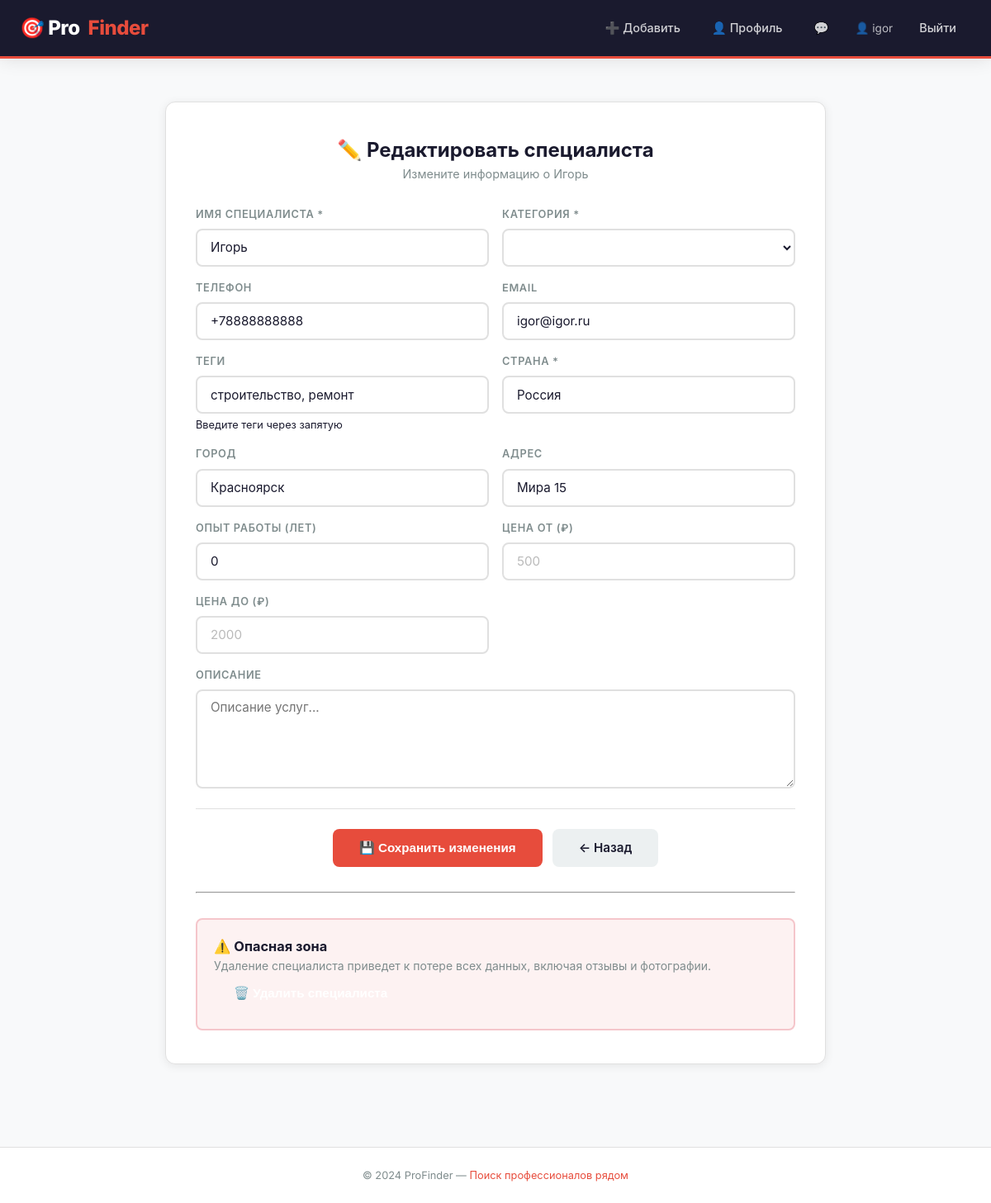
Page /provider/2/edit/ (signed in) on the committed database.
### users/models.py (models this page shows, shortened)
class User(AbstractUser):
    email = models.EmailField(unique=True)
    phone = models.CharField(max_length=20, blank=True, null=True)
    avatar = models.ImageField(
        upload_to=user_avatar_path,
        blank=True,
        null=True,
        verbose_name='Аватар'
    )
    is_active = models.BooleanField(default=True)
    last_login = models.DateTimeField(null=True, blank=True)
    created_at = models.DateTimeField(auto_now_add=True)
    telegram_id = models.BigIntegerField(
        null=True,
        blank=True,
        verbose_name='Telegram ID'
    )
    telegram_notifications = models.BooleanField(
        default=True,
        verbose_name='Уведомления в Telegram'
    )
    def get_unread_count(self):
        from chat.models import Message
        unread = 0
        for chat in self.get_all_chats():
            unread += chat.messages.filter(is_read=False).exclude(sender=self).count()
        return unread
    def get_all_chats(self):
        from chat.models import Chat
        return Chat.objects.filter(
            models.Q(user1=self) | models.Q(user2=self)
        ).order_by('-updated_at')
    def get_notifications(self):
        from chat.models import Message
        notifications = []
        for chat in self.get_all_chats():
            unread_messages = chat.messages.filter(
                is_read=False
            ).exclude(sender=self).order_by('-created_at')
        notifications.sort(key=lambda x: x['created_at'], reverse=True)
        return notifications[:20]

### providers/models.py (models this page shows, shortened)
class Provider(models.Model):
    full_name = models.CharField(max_length=100)
    category = models.CharField(max_length=50)
    phone = models.CharField(max_length=20, blank=True, null=True)
    email = models.EmailField(blank=True, null=True)
    address = models.CharField(max_length=200, blank=True, null=True)
    country = models.CharField(max_length=50)
    city = models.CharField(max_length=50, blank=True, null=True)
    rating = models.FloatField(default=0.0)
    description = models.TextField(blank=True, null=True)
    tags = models.TextField(blank=True, null=True)
    is_verified = models.BooleanField(default=False)
    is_active = models.BooleanField(default=True)
    created_by = models.ForeignKey(settings.AUTH_USER_MODEL, on_delete=models.CASCADE, related_name='providers')
    created_at = models.DateTimeField(auto_now_add=True)
    updated_at = models.DateTimeField(auto_now=True)
    experience_years = models.IntegerField(
        default=0,
        verbose_name='Опыт работы (лет)'
    )
    price_from = models.DecimalField(
        max_digits=10,
        decimal_places=2,
        null=True,
        blank=True,
        verbose_name='Цена от'
    )
    price_to = models.DecimalField(
        max_digits=10,
        decimal_places=2,
        null=True,
        blank=True,
        verbose_name='Цена до'
    )

### users/views.py (the view)
# urls.py: path('provider/<int:provider_id>/edit/', user_views.edit_provider, name='edit_provider'),
@login_required
def edit_provider(request, provider_id):
    provider = get_object_or_404(Provider, id=provider_id, created_by=request.user)
    if request.method == 'POST':
        form = ProviderEditForm(request.POST, instance=provider)
        if form.is_valid():
            form.save()
            messages.success(request, 'Информация о специалисте обновлена!')
            return redirect('provider_detail', provider_id=provider.id)
    else:
        form = ProviderEditForm(instance=provider)
    return render(request, 'edit_provider.html', {
        'form': form,
        'provider': provider,
        'categories': settings.CATEGORIES
    })

### users/context_processors.py (called while the page is built)
def notifications(request):
    unread_count = 0
    notifications_list = []
    if request.user.is_authenticated:
        try:
            unread_count = request.user.get_unread_count()
            notifications_list = request.user.get_notifications()
        except AttributeError:
            pass
    return {
        'unread_count': unread_count,
        'notifications_list': notifications_list
    }

### templates/edit_provider.html (shortened to what this page needs)
{% extends "base.html" %}
{% block content %}
<div class="edit-provider-container">
    <div class="edit-provider-card">
        <h2>✏️ Редактировать специалиста</h2>
        <p class="subtitle">Измените информацию о {{ provider.full_name }}</p>
        <form method="POST" action="{% url 'edit_provider' provider.id %}">
            <div class="form-grid">
                <div class="form-group">
                    <label for="{{ form.full_name.id_for_label }}">Имя специалиста *</label>
                    {{ form.full_name }}
                </div>
                <div class="form-group">
                    <label for="{{ form.category.id_for_label }}">Категория *</label>
                    {{ form.category }}
                </div>
                <div class="form-group">
                    <label for="{{ form.phone.id_for_label }}">Телефон</label>
                    {{ form.phone }}
                </div>
                <div class="form-group">
                    <label for="{{ form.email.id_for_label }}">Email</label>
                    {{ form.email }}
                </div>
                <div class="form-group">
                    <label for="{{ form.tags.id_for_label }}">Теги</label>
                    {{ form.tags }}
                    <small style="color: var(--text-muted); font-size: 0.8rem;">Введите теги через запятую</small>
                </div>
                <div class="form-group">
                    <label for="{{ form.country.id_for_label }}">Страна *</label>
                    {{ form.country }}
                </div>
                <div class="form-group">
                    <label for="{{ form.city.id_for_label }}">Город</label>
                    {{ form.city }}
                </div>
                <div class="form-group">
                    <label for="{{ form.address.id_for_label }}">Адрес</label>
                    {{ form.address }}
                </div>
                <div class="form-group">
                    <label for="{{ form.experience_years.id_for_label }}">Опыт работы (лет)</label>
                    {{ form.experience_years }}
                </div>
                <div class="form-group">
                    <label for="{{ form.price_from.id_for_label }}">Цена от (₽)</label>
                    {{ form.price_from }}
                </div>
                <div class="form-group">
                    <label for="{{ form.price_to.id_for_label }}">Цена до (₽)</label>
                    {{ form.price_to }}
                </div>
                <div class="form-group full-width">
                    <label for="{{ form.description.id_for_label }}">Описание</label>
                    {{ form.description }}
                </div>
            </div>
            <div class="form-actions">
                <button type="submit" class="btn btn-primary">💾 Сохранить изменения</button>
                <a href="{% url 'provider_detail' provider.id %}" class="btn btn-secondary">← Назад</a>
            </div>
        </form>
        <hr style="margin: 30px 0;">
        <div class="danger-zone">
            <h3 style="color: var(--hh-danger);">⚠️ Опасная зона</h3>
            <p style="color: var(--hh-gray);">Удаление специалиста приведет к потере всех данных, включая отзывы и фотографии.</p>
            <form method="POST" action="{% url 'delete_provider' provider.id %}" style="display: inline;">
                <button type="submit" class="btn btn-danger" onclick="return confirm('Вы уверены, что хотите удалить специалиста {{ provider.full_name }}? Это действие необратимо!')">
                    🗑️ Удалить специалиста
                </button>
            </form>
        </div>
    </div>
</div>
{% endblock %}

### templates/base.html (shortened to what this page needs)
<!DOCTYPE html>
<html lang="ru">
<head>
    {% load static %}
    <link rel="stylesheet" href="{% static 'css/style.css' %}">
</head>
<body>
    <nav class="navbar">
        <div class="nav-container">
            <div class="nav-brand">
                <a href="{% url 'index' %}">
                    🎯 Pro<span class="accent">Finder</span>
                </a>
            </div>
            <div class="nav-menu">
                {% if user.is_authenticated %}
                    <a href="{% url 'add_provider' %}" class="{% if request.resolver_match.url_name == 'add_provider' %}active{% endif %}">➕ Добавить</a>
                    <a href="{% url 'profile' %}" class="{% if request.resolver_match.url_name == 'profile' %}active{% endif %}">👤 Профиль</a>
                    <div class="notifications-wrapper">
                        <a href="#" class="notifications-btn" onclick="toggleNotifications(event)">
                            💬
                        </a>
                    </div>
                    <span class="user-name">👤 {{ user.username }}</span>
                    <a href="{% url 'logout' %}">Выйти</a>
                {% else %}
                    <a href="{% url 'login' %}" class="{% if request.resolver_match.url_name == 'login' %}active{% endif %}">Войти</a>
                    <a href="{% url 'register' %}" class="btn-nav">Регистрация</a>
                {% endif %}
            </div>
        </div>
    </nav>
    <div class="container">
        {% block content %}{% endblock %}
    </div>
    <footer>
        <p>© 2024 ProFinder — <span class="accent">Поиск профессионалов рядом</span></p>
    </footer>
</body>
</html>

### static/css/style.css (style rules this page uses)
* { margin: 0; padding: 0; box-sizing: border-box; }
:root { --hh-primary: #1a1a2e; --hh-secondary: #2d2d44; --hh-accent: #e74c3c; --hh-accent-hover: #c0392b; --hh-accent-light: #fde8e6; --hh-success: #27ae60; --hh-warning: #f39c12; --hh-gray: #7f8c8d; --hh-gray-light: #ecf0f1; --hh-gray-lighter: #f8f9fa; --hh-white: #ffffff; --hh-shadow: 0 2px 12px rgba(0,0,0,0.08); --hh-shadow-hover: 0 4px 24px rgba(0,0,0,0.12); --hh-shadow-card: 0 2px 8px rgba(0,0,0,0.06); --hh-radius: 8px; --hh-radius-lg: 12px; --font-primary: 'Inter', -apple-system, BlinkMacSystemFont, 'Segoe UI', Roboto, sans-serif; --transition: all 0.3s cubic-bezier(0.4, 0, 0.2, 1); }
body { font-family: var(--font-primary); background: var(--hh-gray-lighter); color: var(--hh-primary); line-height: 1.5; font-size: 14px; min-height: 100vh; }
.navbar { background: var(--hh-primary); padding: 0; position: sticky; top: 0; z-index: 1000; border-bottom: 3px solid var(--hh-accent); box-shadow: 0 2px 20px rgba(0,0,0,0.1); }
.nav-container { max-width: 1240px; margin: 0 auto; padding: 0 24px; display: flex; justify-content: space-between; align-items: center; height: 68px; }
.nav-brand a { font-size: 1.5rem; font-weight: 800; color: var(--hh-white); text-decoration: none; letter-spacing: -0.5px; display: flex; align-items: center; gap: 10px; transition: var(--transition); }
.nav-brand a span.accent { color: var(--hh-accent); }
.nav-menu { display: flex; gap: 2px; align-items: center; }
.nav-menu a { color: rgba(255,255,255,0.8); text-decoration: none; padding: 8px 18px; border-radius: var(--hh-radius); transition: var(--transition); font-size: 0.9rem; font-weight: 500; position: relative; }
.nav-menu a::after { content: ''; position: absolute; bottom: 2px; left: 50%; width: 0; height: 2px; background: var(--hh-accent); transition: var(--transition); transform: translateX(-50%); }
.nav-menu .user-name { color: rgba(255,255,255,0.7); padding: 8px 12px; font-size: 0.85rem; }
.container { max-width: 1240px; margin: 0 auto; padding: 32px 24px 60px; min-height: calc(100vh - 160px); }
.form-group { display: flex; flex-direction: column; gap: 4px; }
.form-group label { font-weight: 600; font-size: 0.75rem; color: var(--hh-gray); text-transform: uppercase; letter-spacing: 0.05em; }
.form-group input, .form-group select { padding: 10px 16px; border: 2px solid #e0e0e0; border-radius: var(--hh-radius); font-size: 0.95rem; transition: var(--transition); background: var(--hh-white); color: var(--hh-primary); width: 100%; height: 46px; }
.form-group input::placeholder { color: #bbb; }
.btn { padding: 10px 32px; border: none; border-radius: var(--hh-radius); font-size: 0.95rem; font-weight: 600; cursor: pointer; transition: var(--transition); text-decoration: none; display: inline-flex; align-items: center; gap: 10px; justify-content: center; height: 46px; white-space: nowrap; }
.btn-primary { background: var(--hh-accent); color: var(--hh-white); }
.btn-secondary { background: var(--hh-gray-light); color: var(--hh-primary); }
.form-grid { display: grid; grid-template-columns: 1fr 1fr; gap: 18px; }
.full-width { grid-column: 1 / -1; }
.form-grid .form-group label { font-weight: 600; font-size: 0.8rem; color: var(--hh-gray); text-transform: uppercase; letter-spacing: 0.05em; }
.form-grid .form-group input, .form-grid .form-group textarea { padding: 10px 16px; border: 2px solid #e0e0e0; border-radius: var(--hh-radius); font-size: 0.95rem; transition: var(--transition); font-family: inherit; width: 100%; }
.form-grid .form-group textarea { resize: vertical; min-height: 120px; }
.form-actions { display: flex; gap: 14px; justify-content: center; flex-wrap: wrap; margin-top: 32px; padding-top: 24px; border-top: 1px solid #e0e0e0; }
footer { text-align: center; padding: 24px; color: var(--hh-gray); font-size: 0.8rem; border-top: 1px solid #e0e0e0; background: var(--hh-white); margin-top: 20px; }
footer .accent { color: var(--hh-accent); }

### templates/base.html (style rules this page uses)
.notifications-wrapper { position: relative; display: inline-block; }
.notifications-btn { position: relative; padding: 8px 12px; color: rgba(255,255,255,0.8); text-decoration: none; border-radius: var(--hh-radius); transition: all 0.2s ease; }

### rows in the picture
User: username "igor"
Provider: full_name "Игорь", phone "+78888888888", email "igor@igor.ru", tags "строительство, ремонт", country "Россия", city "Красноярск", address "Мира 15", experience_years "0"
